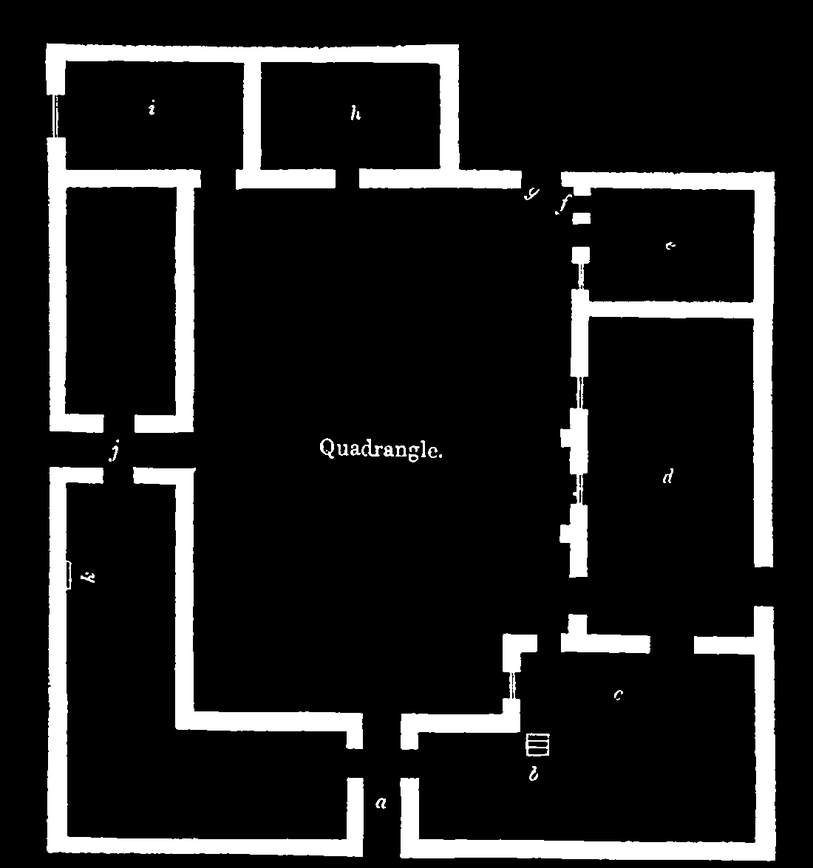
//> input picture 4_1_map.png, 813 x 868 px, shrunk from 1100 x 1175 before the run
$ ./dt 4_1_map.png EDT   (built with g++ and OpenCV 4)
//> lines starting //> are read from the running program, lines starting //| are printed output that depends on the picture
/* Author : Adithya Selvaprithiviraj
 * Description:CMU-RI Internship Assignment Problem 3.2
 * Implementation Details: Distance Transorm found using Meijster Distance Algorithm
 */

// Including all required header Files
#include "opencv2/highgui/highgui.hpp"
#include "opencv2/core/core.hpp"
#include <iostream>
#include <cmath>

using namespace std;
using namespace cv;

//Maximum distance Initialsed as Zero
int maxdistance=0;


/* Note :
 * 1. F function is used to compute distance
 * tranform based on the metric
 * 2. SEP function is used to find x* ,the integer
 * greater than or equal to horizontal coordinate
 * of point of intersection.
*/


//Manhattan DT F function
int MDT_f(int x,int i,int g_i)
{
    return fabs(x-i)+g_i;
}

//Manhattan DT SEP function
//maxdistance used in the place of Infinity
int MDT_sep(int i,int u, int g_i,int g_u)
{
    if(g_u >= (g_i+u-i))
        return maxdistance;
    if(g_i >(g_u + u - i))
        return -maxdistance;
    return floor((g_u-g_i+u+i)/2);
}


//Chessboard DT F function
int CDT_f(int x,int i,int g_i)
{
    return fmax(fabs(x-i),g_i);
}

//Chessboard DT SEP function
int CDT_sep(int i,int u, int g_i,int g_u)
{
    if(g_i<=g_u)
        return fmax(i+g_u,floor((i+u)/2));
    else
        return fmin(u-g_i,floor((i+u)/2));
}

//Euclidean DT F function
int EDT_f(int x,int i,int g_i)
{
    return (x-i)*(x-i) + (g_i*g_i);
}

//Euclidean DT SEP function
int EDT_sep(int i,int u,int g_i,int g_u)
{
    return floor((u*u-i*i + g_u*g_u-g_i*g_i)/(2*(u-i)));
}

int main(int argc, char *argv[])
{
    //initialise image matrix
    Mat image;

    //check if Image and method arguments are passed
    if ( argc != 3 )
    {
        cout<<"usage: "<< argv[0] <<" <filename> <method>\n";
        return -1;
    }
    else {
        //Read the image passed in argument as gray scale
        image=imread(argv[1],0);
//> image is the input picture: 868 rows x 813 cols, CV_8UC1; min 0, max 255, mean 33.1

        //Find size of the image
        Size si=image.size();
//> si = Size(813, 868)

        //Assign maxdistance to be height + width of input image
        maxdistance = si.width + si.height;
//> maxdistance = 1681

        //create an empty matrices of the size of input image
        Mat image2(si.height,si.width, CV_8UC1);
        Mat dt(si.height,si.width, CV_8UC1);

        //First Phase - To find Function G
        //similar to 2pass 1D L1 Technique
        //The max distance value has been limited to 255
        //For values above 255 it rolls over and creates a problem
        //since the matrix element datatype is Uchar.

        //Done on all rows
        for(int i=0;i<si.height;i++){
            //if border is > 0 make it 0 else 255
            if((int)image.at<uchar>(i,0))
                image2.at<uchar>(i,0)=0;
            else
                image2.at<uchar>(i,0)=255;

            //check for obstacle in the entire row
            //Left to right pass
            for(int j=1;j<si.width;j++){
                if((int)image.at<char>(i,j))
                    image2.at<uchar>(i,j)=0;
                else
                    image2.at<uchar>(i,j)=min(255,1+(int)image2.at<uchar>(i,j-1));
            }
            //Right to left pass
            for(int j=si.width-2;j>=0;j--){
                if ((int)image2.at<uchar>(i,j+1)<(int)image2.at<uchar>(i,j))
                    image2.at<uchar>(i,j)=min(255,1+(int)image2.at<uchar>(i,j+1));
            }
        }
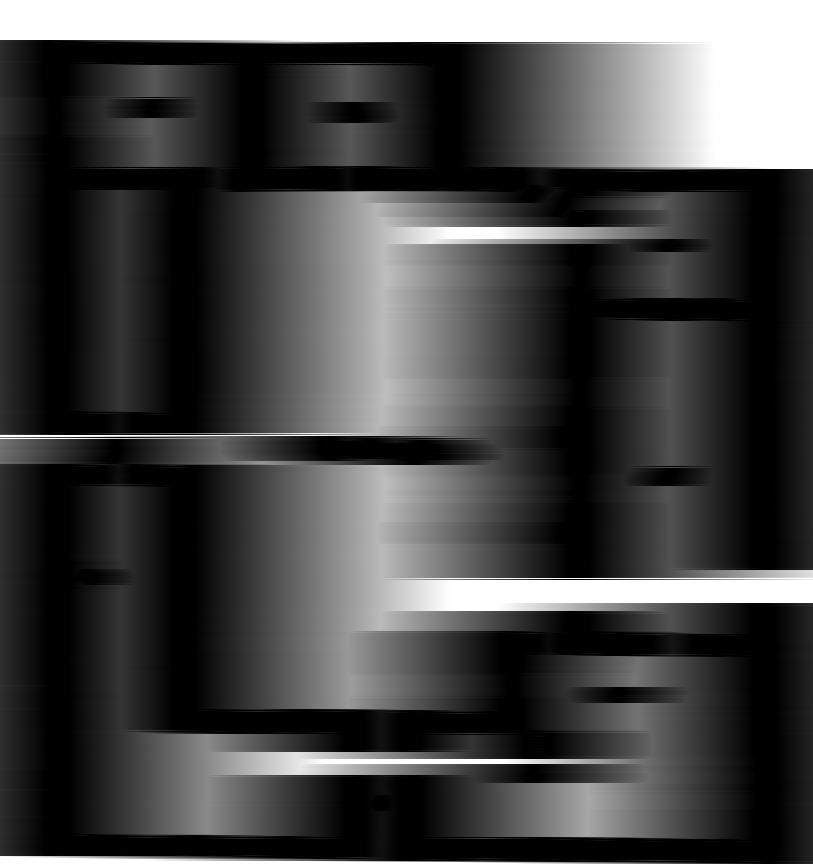
//> image2: 868 rows x 813 cols, CV_8UC1; min 0, max 255, mean 71.1

        //Second Phase - Compute Distance transform

        //Lower envelope indices
        int s[si.height];
        // same least minimizers
        int t[si.height];
        int q=0;
        int w;
        for (int j=0;j<si.width;j++)
        {
            //intialise variables
            q=0;
            s[0]=0;
            t[0]=0;

            if (string(argv[2])=="EDT")
            {
                //Top to bottom scan To compute paritions of [0,m)
                for (int u=1;u<si.height;u++){
                    while(q>=0 && (EDT_f(t[q],s[q],(int)image2.at<uchar>(s[q],j))>EDT_f(t[q],u,(int)image2.at<uchar>(u,j))))
                        q--;
                    if(q<0){
                        q=0;
                        s[0]=u;
                    }
                    else{
                        //Finds sub-regions
                        w = 1+EDT_sep(s[q],u,(int)image2.at<uchar>(s[q],j),(int)image2.at<uchar>(u,j));
                        if(w<si.height){
                            q++;
                            s[q]=u;
                            t[q]=w;
                        }
                    }
                }
                //bottom to top of image to find final DT using lower envelope
                for (int u=si.height-1;u>=0;u--){
                    dt.at<uchar>(u,j)=floor(sqrt(EDT_f(u,s[q],(int)image2.at<uchar>(s[q],j))));
                    if(u==t[q])
                        q--;
                }

            }
            else if(string(argv[2])=="MDT")
            {
                //Top to bottom scan To compute paritions of [0,m)
                for (int u=1;u<si.height;u++){
                    while(q>=0 && (MDT_f(t[q],s[q],(int)image2.at<uchar>(s[q],j))>MDT_f(t[q],u,(int)image2.at<uchar>(u,j))))
                        q--;
                    if(q<0){
                        q=0;
                        s[0]=u;
                    }
                    else{
                        //Finds sub-regions
                        w = 1+MDT_sep(s[q],u,(int)image2.at<uchar>(s[q],j),(int)image2.at<uchar>(u,j));
                        if(w<si.height){
                            q++;
                            s[q]=u;
                            t[q]=w;
                        }
                    }
                }
                //bottom to top of image to find final DT using lower envelope
                for (int u=si.height-1;u>=0;u--){
                    dt.at<uchar>(u,j)= MDT_f(u,s[q],(int)image2.at<uchar>(s[q],j));
                    if(u==t[q])
                        q--;
                }

            }
            else if(string(argv[2])=="CDT")
            {
                //Top to bottom scan To compute paritions of [0,m)
                for (int u=1;u<si.height;u++){
                    while(q>=0 && (CDT_f(t[q],s[q],(int)image2.at<uchar>(s[q],j))>CDT_f(t[q],u,(int)image2.at<uchar>(u,j))))
                        q--;
                    if(q<0){
                        q=0;
                        s[0]=u;
                    }
                    else{
                        //Finds sub-regions
                        w = 1+CDT_sep(s[q],u,(int)image2.at<uchar>(s[q],j),(int)image2.at<uchar>(u,j));
                        if(w<si.height){
                            q++;
                            s[q]=u;
                            t[q]=w;
                        }
                    }
                }
                //bottom to top of image to find final DT using lower envelope
                for (int u=si.height-1;u>=0;u--){
                    dt.at<uchar>(u,j)= CDT_f(u,s[q],(int)image2.at<uchar>(s[q],j));
                    if(u==t[q])
                        q--;
                }

            }
            else
            {
                cout<<"Pass Valid Method"<<endl;
                return -1;
            }

        }
//> this loop made 813 passes
//> w on passes 1 to 12: 2715, 2717, 2720, 2722, 2724, 2727, 2729, 2731, 2733, 2735, 2738, 2739
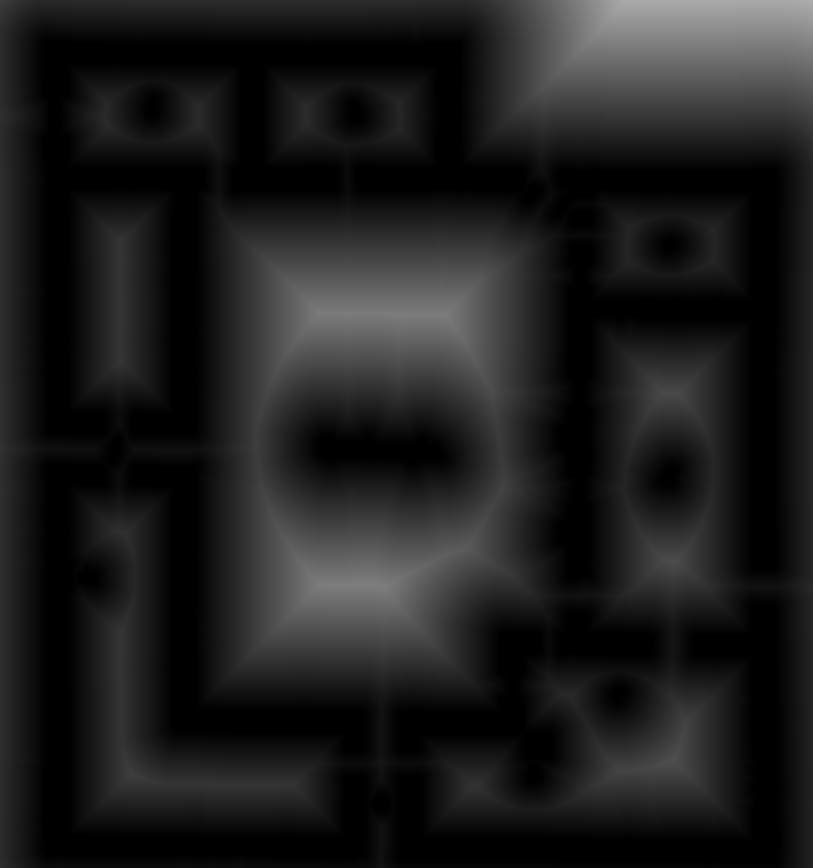
//> dt: 868 rows x 813 cols, CV_8UC1; min 0, max 173, mean 29.5
//> after the loop, q = -1; w = 5421
        //Show Output
        namedWindow("image", WINDOW_AUTOSIZE);
        imshow("image", dt);
        waitKey();
        //Save output as png
        imwrite(string(argv[2])+".png",dt);
    }
    return 0;

}
